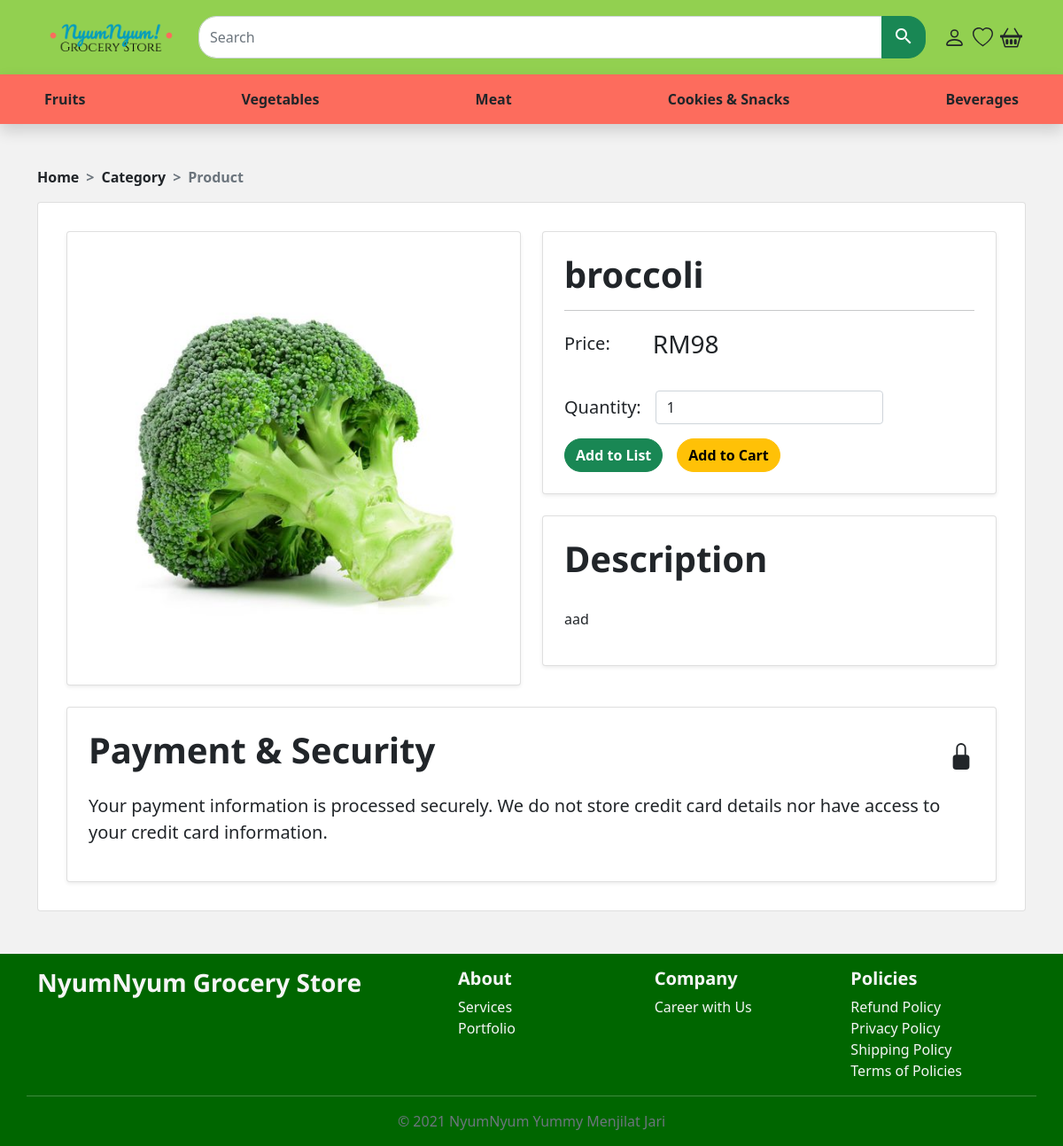
Page /src/products-closeup.php?product_id=11 on the committed database.
### tables this page shows
CREATE TABLE `product` (
  `product_id` int(10) NOT NULL,
  `p_cat_id` int(11) NOT NULL,
  `date` timestamp NOT NULL DEFAULT current_timestamp(),
  `product_name` text NOT NULL,
  `product_price` decimal(10,0) NOT NULL,
  `product_img` varchar(100) NOT NULL,
  `product_quantity` int(10) NOT NULL,
  `product_desc` text NOT NULL
);

### src/products-closeup.php (the view, shortened to what this page needs)
<?php
include("../includes/header.php")
?>
    <div class="container pt-5">
        <nav style="--bs-breadcrumb-divider: '>';" aria-label="breadcrumb">
            <ol class="breadcrumb fw-bold">
                <li class="breadcrumb-item"><a href="/index.html" class="text-dark text-decoration-none">Home</a></li>
                <li class="breadcrumb-item"><a href="products.html" class="text-dark text-decoration-none">Category</a>
                </li>
                <li class="breadcrumb-item active" aria-current="page">Product</li>
            </ol>
        </nav>
    </div>
    <main class="container pb-5">
        <div class="card">
            <div class="card-body m-3">
                <?php
                global $product_id,$db,$selectedval,$ff;
                if(isset($_GET['product_id'])){
                    $product_id = $_GET['product_id'];
                }
                $query = "select * from product where product_id='$product_id'";
                $run_query = mysqli_query($db,$query);
                if($row_product=mysqli_fetch_array($run_query)){
                    $product_name = $row_product['product_name'];
                    $product_price = $row_product['product_price'];
                    $product_img = $row_product['product_img'];
                    $product_desc = $row_product['product_desc'];
                    echo "
                    <div class='row row-cols-1 row-cols-lg-2 g-4 pb-4'>
                        <div class='col'>
                            <div class='card shadow-sm p-5'>
                                <img src='../admin_area/product_images/$product_img' alt='pise'>
                            </div>
                        </div>
                        <div class='col'>
                            <div class='row'>
                                <div class='col'>
                                    <div class='card shadow-sm p-2 mb-4'>
                                        <div class='card-body'>
                                            <h1 class='card-title'>$product_name</h1>
                                            <hr>
                                            <div class='d-flex flex-column'>
                                                <div class='d-flex flex-row align-items-center gap-5 pb-3'>
                                                    <label for='price' class='fs-5 pb-3'>Price:</label>
                                                    <p class='fs-3'>RM$product_price</p>
                                                </div>
                                                <form method='get'>
                                                <div class='d-flex flex-row align-items-center gap-3 pb-3'>
                                                    <label for='quantity' class='fs-5'>Quantity:</label>
                                                    <div class='dropdown'>
                                                    <input type='number' class='form-control' id='op' name='quantity' value='1'
                                                    onclick='check()' onkeyup='check()' min='0'>
                                                    </div>
                                                </div>
                                                </form>
                                                <div class='d-flex flex-row gap-3'>
                                                    <a href='#' data-bs-toggle='modal' data-bs-target='#modalProduct' class='btn btn-success rounded-pill'>Add to List</a>
                                                    <a href='#' class='btn btn-warning rounded-pill'>Add to Cart</a>
                                                </div>
                                            </div>
                                        </div>
                                    </div>
                                    <div class='card shadow-sm p-2'>
                                        <div class='card-body'>
                                            <h1 class='card-title pb-3'>Description</h1>
                                            <p class='fs-5'>$product_desc</p>
                                        </div>
                                    </div>
                                </div>
                            </div>
                        </div>
                    </div>
                    ";
    }
                ?>
                <div class="card shadow-sm p-2">
                    <div class="card-body">
                        <div class="d-flex flex-row">
                            <h1 class="card-title pb-3 me-auto">Payment & Security</h1>
                            <svg xmlns="http://www.w3.org/2000/svg" width="30" height="30" fill="currentColor"
                                class="bi bi-lock-fill mt-3" viewBox="0 0 16 16">
                                <path
                                    d="M8 1a2 2 0 0 1 2 2v4H6V3a2 2 0 0 1 2-2zm3 6V3a3 3 0 0 0-6 0v4a2 2 0 0 0-2 2v5a2 2 0 0 0 2 2h6a2 2 0 0 0 2-2V9a2 2 0 0 0-2-2z" />
                            </svg>
                        </div>
                        <p class="fs-5">Your payment information is processed securely. We do not store credit card
                            details nor have
                            access to your credit card information.</p>
                    </div>
                </div>
            </div>
        </div>
    </main>
    <footer class="footer container-fluid mt-auto pt-3" style="background-color: #006600; color: whitesmoke;">
        <div class="container">
            <div class="row">
                <div class="col-12 col-md-5">
                    <h3>NyumNyum Grocery Store</h4>
                </div>
                <div class="col-6 col-md">
                    <h5>About</h5>
                    <ul class="list-unstyled">
                        <li><a href="#" class="text-reset text-decoration-none footer-link">Services</a></li>
                        <li><a href="#" class="text-reset text-decoration-none">Portfolio</a></li>
                    </ul>
                </div>
                <div class="col-6 col-md">
                    <h5>Company</h5>
                    <ul class="list-unstyled">
                        <li><a href="#" class="text-reset text-decoration-none footer-link">Career with Us</a></li>
                    </ul>
                </div>
                <div class="col-6 col-md">
                    <h5>Policies</h5>
                    <ul class="list-unstyled">
                        <li><a href="#" class="text-reset text-decoration-none footer-link">Refund Policy</a></li>
                        <li><a href="#" class="text-reset text-decoration-none footer-link">Privacy Policy</a></li>
                        <li><a href="#" class="text-reset text-decoration-none footer-link">Shipping Policy</a></li>
                        <li><a href="#" class="text-reset text-decoration-none footer-link">Terms of Policies</a></li>
                    </ul>
                </div>
                <hr>
                <div class="container text-center font-italic text-muted">
                    <p>&copy; 2021 NyumNyum Yummy Menjilat Jari</p>
                </div>
            </div>
    </footer>
</body>
</html>

### nyumstyle.css (style rules this page uses)
body { background-color: #f2f2f2; }
h1, h2, h3, h4, h5 { font-family: "Noto Sans", sans-serif; font-weight: bold; }
.btn { border-radius: 25px; font-weight: bold; }

### rows in the picture
product: product_img (picture), product_name "broccoli", product_price "98", product_desc "aad"
